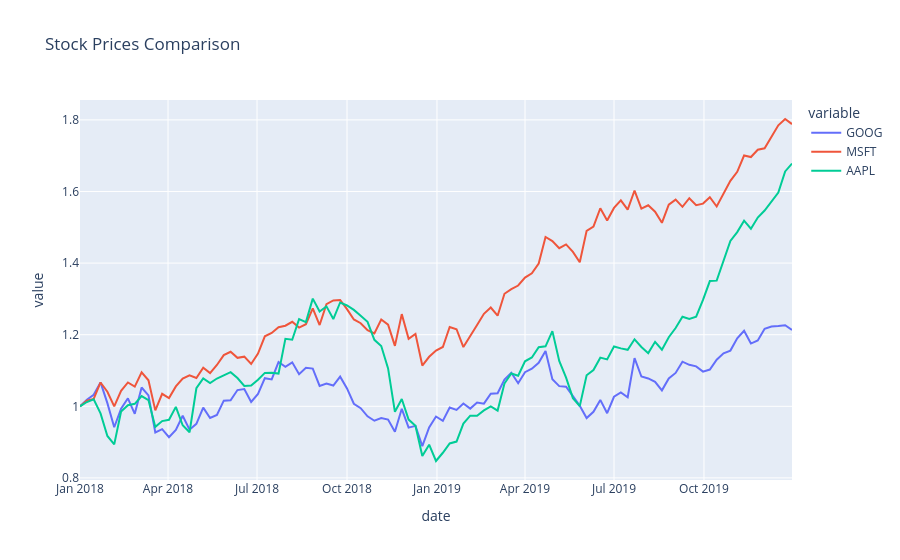

Notebook source saved alongside this figure:
### Code cell
import plotly.express as px

df = px.data.stocks()

fig = px.line(
    df,
    x='date',
    y=['GOOG', 'MSFT', 'AAPL'],
    title='Stock Prices Comparison'
)

fig.show()
